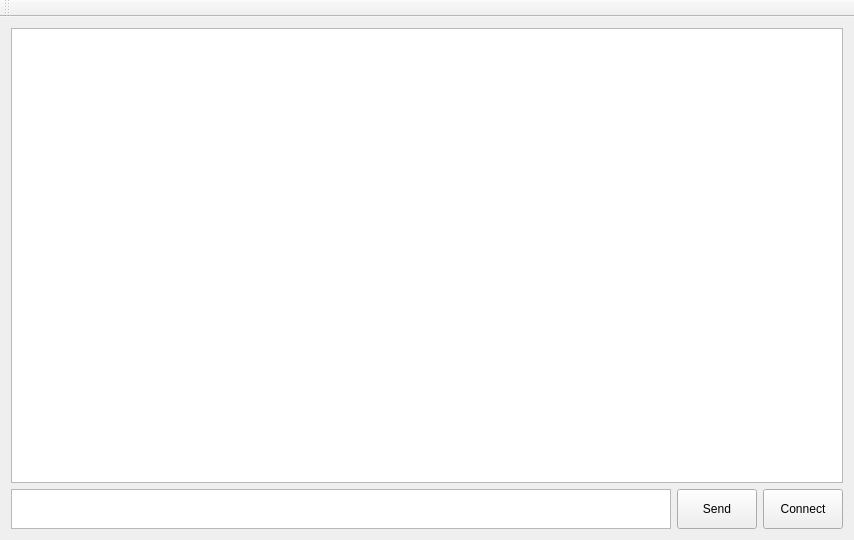
<?xml version="1.0" encoding="UTF-8"?>
<ui version="4.0">
 <class>MainWindow</class>
 <widget class="QMainWindow" name="MainWindow">
  <property name="geometry">
   <rect>
    <x>0</x>
    <y>0</y>
    <width>854</width>
    <height>540</height>
   </rect>
  </property>
  <property name="windowTitle">
   <string>MainWindow</string>
  </property>
  <widget class="QWidget" name="centralWidget">
   <layout class="QGridLayout" name="gridLayout">
    <item row="0" column="0">
     <widget class="QTextEdit" name="textBrowser">
      <property name="readOnly">
       <bool>true</bool>
      </property>
     </widget>
    </item>
    <item row="1" column="0">
     <layout class="QHBoxLayout" name="horizontalLayout">
      <item>
       <widget class="QPlainTextEdit" name="sendEdit">
        <property name="sizePolicy">
         <sizepolicy hsizetype="Expanding" vsizetype="Fixed">
          <horstretch>0</horstretch>
          <verstretch>0</verstretch>
         </sizepolicy>
        </property>
        <property name="minimumSize">
         <size>
          <width>0</width>
          <height>40</height>
         </size>
        </property>
        <property name="maximumSize">
         <size>
          <width>16777215</width>
          <height>40</height>
         </size>
        </property>
       </widget>
      </item>
      <item>
       <widget class="QPushButton" name="sendButton">
        <property name="sizePolicy">
         <sizepolicy hsizetype="Minimum" vsizetype="Fixed">
          <horstretch>0</horstretch>
          <verstretch>40</verstretch>
         </sizepolicy>
        </property>
        <property name="minimumSize">
         <size>
          <width>0</width>
          <height>40</height>
         </size>
        </property>
        <property name="text">
         <string>Send</string>
        </property>
       </widget>
      </item>
      <item>
       <widget class="QPushButton" name="connectionButton">
        <property name="sizePolicy">
         <sizepolicy hsizetype="Minimum" vsizetype="Fixed">
          <horstretch>0</horstretch>
          <verstretch>40</verstretch>
         </sizepolicy>
        </property>
        <property name="minimumSize">
         <size>
          <width>0</width>
          <height>40</height>
         </size>
        </property>
        <property name="text">
         <string>Connect</string>
        </property>
       </widget>
      </item>
     </layout>
    </item>
   </layout>
  </widget>
  <widget class="QMenuBar" name="menuBar">
   <property name="geometry">
    <rect>
     <x>0</x>
     <y>0</y>
     <width>854</width>
     <height>26</height>
    </rect>
   </property>
  </widget>
  <widget class="QToolBar" name="mainToolBar">
   <attribute name="toolBarArea">
    <enum>TopToolBarArea</enum>
   </attribute>
   <attribute name="toolBarBreak">
    <bool>false</bool>
   </attribute>
  </widget>
 </widget>
 <layoutdefault spacing="6" margin="11"/>
 <resources/>
 <connections/>
</ui>
